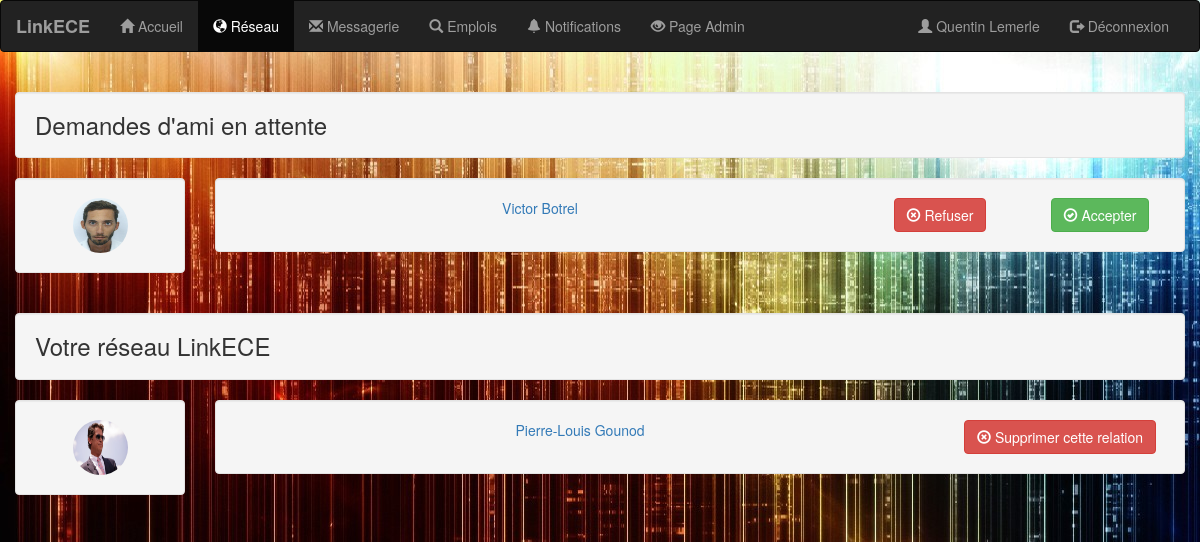
/reseau.php (signed in), run on the app's committed database.
### tables this page shows
CREATE TABLE `requeteami` (
  `id_requete` int(10) NOT NULL,
  `id_from` int(10) NOT NULL,
  `id_to` int(10) NOT NULL
);

CREATE TABLE `users` (
  `id_user` int(10) NOT NULL,
  `admin` tinyint(1) NOT NULL DEFAULT '0',
  `email` varchar(255) NOT NULL,
  `username` varchar(255) NOT NULL,
  `password` varchar(255) NOT NULL,
  `nom` varchar(255) NOT NULL,
  `prenom` varchar(255) NOT NULL,
  `avatar` varchar(255) NOT NULL DEFAULT 'img/avatar.svg',
  `background` varchar(255) DEFAULT 'img/back.png',
  `cv` varchar(255) DEFAULT 'img/cv.pdf',
  `hash` varchar(255) NOT NULL,
  `active` smallint(6) NOT NULL,
  `adresse` varchar(100) DEFAULT NULL,
  `resume` text,
  `promotion` int(4) DEFAULT NULL
);

### reseau.php (the view, shortened to what this page needs)
<?php
include('connect.php');
if ( $_SESSION['logged_in'] != 1 ) {
    $_SESSION['message'] = "Vous devez être connecté pour acceder à ce contenu!";
    header("location: login-system/error.php");
}
else {
    $nom = $_SESSION['nom'];
    $prenom = $_SESSION['prenom'];
    $id_user = $_SESSION['id_user'];
    $dist_admin = $_SESSION['admin'];
    $req = "SELECT DISTINCT id_user, prenom, nom, avatar FROM users
INNER JOIN relation ON users.id_user = relation.id_user1 OR users.id_user = relation.id_user2
WHERE relation.id_user1 = '$id_user' OR relation.id_user2 = '$id_user'
ORDER BY users.nom ASC";
    $req2 = "SELECT * FROM requeteami WHERE id_to='$id_user'";
    $resultat = mysqli_query($con, $req);
    $resultat2 = mysqli_query($con, $req2);
}
$av = mysqli_query($con,"SELECT * FROM users WHERE id_user='$id_user'");
$user_obj = $av->fetch_assoc();
$dist_back=$user_obj['background'];
?>
<!DOCTYPE html>
<html>
    <head>
        <link rel="stylesheet" href="https://maxcdn.bootstrapcdn.com/bootstrap/3.3.7/css/bootstrap.min.css">
    </head>
    <body background="<?= $dist_back ?>">
        <nav class="navbar navbar-inverse">
            <div class="container-fluid">
                <div class="navbar-header">
                    <a class="navbar-brand" href="accueil.php">LinkECE</a>
                </div>
                <div class="collapse navbar-collapse" id="myNavbar">
                    <ul class="nav navbar-nav">
                        <li><a href="accueil.php"><span class="glyphicon glyphicon-home"></span> Accueil</a></li>
                        <li class="active"><a href="#"><span class="glyphicon glyphicon-globe"></span> Réseau</a></li>
                        <li><a href="chat/message.php"><span class="glyphicon glyphicon-envelope"></span> Messagerie</a></li>
                        <li><a href="emplois.php"><span class="glyphicon glyphicon-search"></span> Emplois</a></li>
                        <li><a href="notifications.php"><span class="glyphicon glyphicon-bell"></span> Notifications</a></li>
                        <?php if($dist_admin==1){echo "<li><a href='admin.php'><span class='glyphicon glyphicon-eye-open'></span> Page Admin</a></li>";}?>
                    </ul>
                    <ul class="nav navbar-nav navbar-right">
                        <li><a href="profil.php"><span class="glyphicon glyphicon-user"></span>  <?= $prenom.' '.$nom ?> </a></li>
                        <li><a href="login-system/logout.php"><span class="glyphicon glyphicon-log-out"></span> Déconnexion</a></li>
                    </ul>
                </div>
            </div>
        </nav>
        <div class="container text-center">
            <div class="row">
                <h3 class="well">Demandes d'ami en attente</h3>
            <?php
                    while($post = mysqli_fetch_array($resultat2)){
                        $id_user_requetefrom = $post['id_from'];
                        $req3 = "SELECT * FROM users WHERE id_user='$id_user_requetefrom'";
                        $resultat3 = mysqli_query($con, $req3);
                        $info_user_from = mysqli_fetch_array($resultat3);
                        echo "
                                <div class='row'>
                                <div class='col-sm-2'>
                                <div class='well'>
                                    <img src=".$info_user_from['avatar']." class='img-circle' height='55' width='55' alt='Avatar'>
                                </div>
                                </div>
                                <div class='col-sm-10'>
                                <div class='well'>
                                <div class='row'>
                                    <div class='col-sm-8'><a href='viewprofile.php?id_user=".$info_user_from['id_user']."'>".$info_user_from['prenom']." ".$info_user_from['nom']."</a></div>
                                    <div class='col-sm-2'><a href='refuserrequete.php?id_requete=".$post['id_requete']."' class='btn btn-danger'><span class='glyphicon glyphicon-remove-circle'></span> Refuser</a></div>
                                    <div class='col-sm-2'><a href='accepterrequete.php?id_demandeur=".$post['id_from']."&id_requete=".$post['id_requete']."' class='btn btn-success'><span class='glyphicon glyphicon-ok-circle'></span> Accepter</a></div>
                                </div>
                                </div>
                                </div>
                            </div>
                        ";
                    }?>
            </div>
            <div class="row">
                <h3 class="well">Votre réseau LinkECE</h3>
            <?php
                    while($post = mysqli_fetch_array($resultat)){
                        if($post['id_user']!=$id_user){
                        echo "<div class='row'>
                                <div class='col-sm-2'>
                                <div class='well'>
                                    <img src=".$post['avatar']." class='img-circle' height='55' width='55' alt='Avatar'>
                                </div>
                                </div>
                                <div class='col-sm-10'>
                                <div class='well'>
                                <div class='row'>
                                    <div class='col-sm-9'><a href='viewprofile.php?id_user=".$post['id_user']."'>".$post['prenom']." ".$post['nom']."</a></div>
                                    <div class='col-sm-3'><a href='suppAmi.php?id_user=".$post['id_user']."' class='btn btn-danger'><span class='glyphicon glyphicon-remove-circle'></span> Supprimer cette relation</a></div>
                                </div>
                                </div>
                                </div>
                            </div>";
                        }
                    }?>
            </div>
        </div>
    </body>
</html>

### reseau.php (style rules this page uses)
h3 { text-align: left; }
.navbar-brand { font-weight: bold; }

### data on the page
requeteami: users.avatar (picture), users.prenom "Victor", users.nom "Botrel"
users: avatar (picture), prenom "Pierre-Louis", nom "Gounod"

### other printed values
$prenom "Quentin"
$nom "Lemerle"
